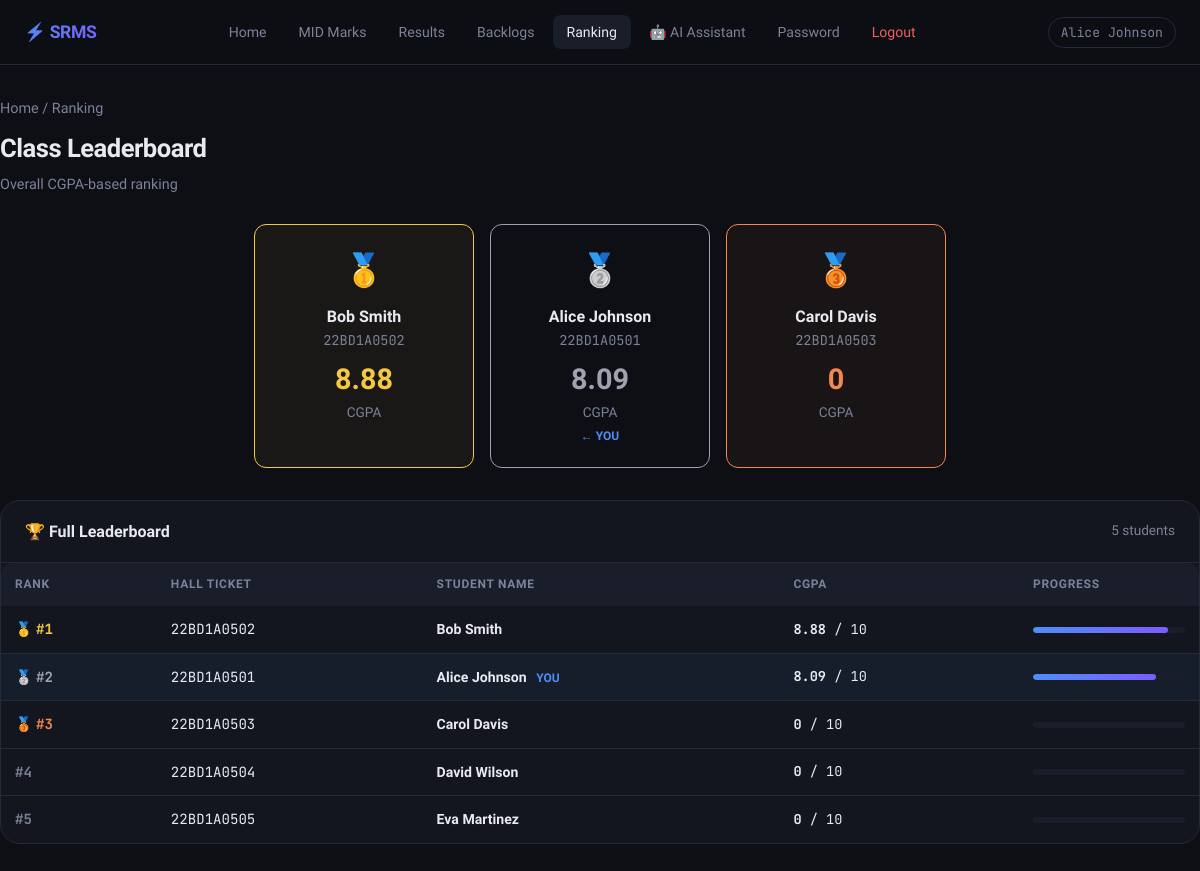
The app's page /student/ranking (signed in) with its own data.
### tables this page shows
CREATE TABLE students (
            hallticket  TEXT PRIMARY KEY,
            name        TEXT NOT NULL,
            password    TEXT NOT NULL
        );

CREATE TABLE semester_results (
            id             INTEGER PRIMARY KEY AUTOINCREMENT,
            student_id     TEXT,
            subject_code   TEXT,
            subject_name   TEXT,
            credits        INTEGER DEFAULT 3,
            internal_marks REAL    DEFAULT 0,
            external_marks REAL    DEFAULT 0,
            total_marks    REAL    DEFAULT 0,
            grade          TEXT,
            grade_point    REAL    DEFAULT 0,
            year           INTEGER,
            semester       INTEGER,
            exam_date      TEXT,
            UNIQUE(student_id, subject_code, year, semester)
        );

### app.py (the view)
@app.route('/student/ranking')
@student_required
def student_ranking():
    con = get_db(); cur = con.cursor()
    rows = _all(cur, """
        SELECT s.hallticket, s.name, sr.grade_point, sr.credits
        FROM   students s
        LEFT JOIN semester_results sr ON s.hallticket=sr.student_id
    """)
    con.close()
    gpa_map = {}
    for r in rows:
        ht = r['hallticket']
        gpa_map.setdefault(ht, {'name': r['name'], 'gp_sum': 0.0, 'cr_sum': 0})
        if r['grade_point'] and r['credits']:
            gpa_map[ht]['gp_sum'] += r['grade_point'] * r['credits']
            gpa_map[ht]['cr_sum'] += r['credits']
    leaderboard = []
    for ht, d in gpa_map.items():
        cgpa = round(d['gp_sum']/d['cr_sum'], 2) if d['cr_sum'] else 0
        leaderboard.append({'hallticket': ht, 'name': d['name'], 'cgpa': cgpa})
    leaderboard.sort(key=lambda x: x['cgpa'], reverse=True)
    for i, r in enumerate(leaderboard):
        r['rank'] = i + 1
    return render_template('student_ranking.html',
        leaderboard=leaderboard, my_ht=session['hallticket'])

### app.py (called while the page is built)
def get_db():
    con = sqlite3.connect(DB_PATH)
    con.row_factory = sqlite3.Row   # rows behave like dicts
    con.execute("PRAGMA foreign_keys = ON")
    return con

def _all(cur, sql, params=()):
    return [dict(r) for r in cur.execute(sql, params).fetchall()]

def student_required(f):
    @wraps(f)
    def d(*a, **kw):
        if session.get('role') != 'student': return redirect(url_for('student_login'))
        return f(*a, **kw)
    return d

### templates/student_ranking.html (shortened to what this page needs)
{% extends 'base.html' %}
{% block nav_links %}
  <a href="{{ url_for('student_dashboard') }}">Home</a>
  <a href="{{ url_for('student_mid_marks') }}">MID Marks</a>
  <a href="{{ url_for('student_results') }}">Results</a>
  <a href="{{ url_for('student_backlogs') }}">Backlogs</a>
  <a href="{{ url_for('student_ranking') }}" class="active">Ranking</a>
  <a href="{{ url_for('backlog_assistant') }}">🤖 AI Assistant</a>
  <a href="{{ url_for('student_change_password') }}">Password</a>
  <a href="{{ url_for('logout') }}" class="logout">Logout</a>
{% endblock %}
{% block content %}
<div class="container page-wrap">
  <div class="page-header">
    <p class="breadcrumb"><a href="{{ url_for('student_dashboard') }}">Home</a> / Ranking</p>
    <h1>Class Leaderboard</h1>
    <p>Overall CGPA-based ranking</p>
  </div>
  {% if leaderboard %}
  <div style="display:flex;justify-content:center;gap:16px;margin-bottom:32px;flex-wrap:wrap;">
    {% for r in leaderboard[:3] %}
    <div class="stat-card text-center" style="flex:1;min-width:160px;max-width:220px;
      {% if r.rank == 1 %}border-color:var(--yellow);background:rgba(245,200,66,.05){% elif r.rank == 2 %}border-color:#a0a0b0;background:rgba(160,160,176,.05){% else %}border-color:var(--orange);background:rgba(245,136,74,.05){% endif %}
      {% if r.hallticket == my_ht %}box-shadow:0 0 0 2px var(--accent){% endif %}">
      <div style="font-size:2rem;margin-bottom:8px;">
        {% if r.rank == 1 %}🥇{% elif r.rank == 2 %}🥈{% else %}🥉{% endif %}
      </div>
      <div style="font-weight:800;font-size:1rem;">{{ r.name }}</div>
      <div class="text-mono text-muted text-sm">{{ r.hallticket }}</div>
      <div style="font-size:1.8rem;font-weight:800;color:{% if r.rank==1 %}var(--yellow){% elif r.rank==2 %}#a0a0b0{% else %}var(--orange){% endif %};margin-top:4px;">
        {{ r.cgpa }}
      </div>
      <div class="text-muted text-sm">CGPA</div>
      {% if r.hallticket == my_ht %}<div style="font-size:.75rem;color:var(--accent);font-weight:700;margin-top:4px;">← YOU</div>{% endif %}
    </div>
    {% endfor %}
  </div>
  <div class="card">
    <div class="card-header">
      <h3>🏆 Full Leaderboard</h3>
      <span class="text-muted text-sm">{{ leaderboard|length }} students</span>
    </div>
    <div class="table-wrap">
      <table>
        <thead>
          <tr><th>Rank</th><th>Hall Ticket</th><th>Student Name</th><th>CGPA</th><th>Progress</th></tr>
        </thead>
        <tbody>
          {% for r in leaderboard %}
          <tr class="{% if r.hallticket == my_ht %}my-row{% endif %} {% if r.rank <= 3 %}rank-{{ r.rank }}{% endif %}">
            <td>
              <span style="font-family:'JetBrains Mono',monospace;font-weight:700;
                color:{% if r.rank==1 %}var(--yellow){% elif r.rank==2 %}#a0a0b0{% elif r.rank==3 %}var(--orange){% else %}var(--muted){% endif %}">
                #{{ r.rank }}
              </span>
            </td>
            <td class="text-mono">{{ r.hallticket }}</td>
            <td>
              <strong>{{ r.name }}</strong>
              {% if r.hallticket == my_ht %}<span style="color:var(--accent);font-size:.75rem;margin-left:6px;font-weight:700;">YOU</span>{% endif %}
            </td>
            <td class="td-num"><strong>{{ r.cgpa }}</strong> / 10</td>
            <td style="width:180px">
              <div class="progress-bar">
                <div class="progress-fill" style="width:{{ (r.cgpa / 10 * 100)|round }}%"></div>
              </div>
            </td>
          </tr>
          {% endfor %}
        </tbody>
      </table>
    </div>
  </div>
  {% else %}
  <div class="empty-state">
    <span class="empty-icon">🏆</span>
    <p>No ranking data available yet.</p>
  </div>
  {% endif %}
</div>
{% endblock %}

### templates/base.html (shortened to what this page needs)
<!DOCTYPE html>
<html lang="en">
<head>
  <link rel="stylesheet" href="{{ url_for('static', filename='css/style.css') }}"/>
</head>
<body>
{% block navbar %}
<nav class="navbar">
  <div class="nav-inner">
    <a class="nav-brand" href="/">⚡ SRMS</a>
    <div class="nav-links">
      {% block nav_links %}{% endblock %}
    </div>
    {% if session.get('user') %}
    <span class="nav-user">{{ session['user'] }}</span>
    {% endif %}
  </div>
</nav>
{% endblock %}
{% block content %}{% endblock %}
</body>
</html>

### static/css/style.css (style rules this page uses)
:root { --bg: #0d0f14; --bg2: #13161e; --bg3: #1a1e2a; --border: #252a38; --border2: #2f3648; --text: #e8eaf0; --muted: #7b829a; --accent: #4f8ef7; --accent2: #7c5cfc; --green: #3ecf8e; --red: #f06060; --yellow: #f5c842; --orange: #f5884a; --radius: 12px; --radius-lg: 20px; --shadow: 0 4px 24px rgba(0,0,0,.5); --transition: .18s cubic-bezier(.4,0,.2,1); }
*, *::before, *::after { box-sizing: border-box; margin: 0; padding: 0; }
html { scroll-behavior: smooth; }
body { font-family: 'Sora', sans-serif; background: var(--bg); color: var(--text); min-height: 100vh; line-height: 1.6; font-size: 15px; }
a { color: var(--accent); text-decoration: none; }
.container { max-width: 1200px; margin: 0 auto; padding: 0 24px; }
.page-wrap { padding: 32px 0 64px; }
.navbar { background: rgba(13,15,20,.92); backdrop-filter: blur(20px); border-bottom: 1px solid var(--border); position: sticky; top: 0; z-index: 100; padding: 0 24px; }
.nav-inner { max-width: 1200px; margin: 0 auto; display: flex; align-items: center; justify-content: space-between; height: 64px; gap: 24px; }
.nav-brand { font-weight: 800; font-size: 1.1rem; background: linear-gradient(135deg, var(--accent), var(--accent2)); -webkit-background-clip: text; -webkit-text-fill-color: transparent; letter-spacing: -.02em; white-space: nowrap; }
.nav-links { display: flex; align-items: center; gap: 4px; flex-wrap: wrap; }
.nav-links a { color: var(--muted); font-size: .88rem; font-weight: 500; padding: 6px 14px; border-radius: 8px; transition: all var(--transition); }
.nav-links a:hover, .nav-links a.active { color: var(--text); background: var(--bg3); }
.nav-links a.logout { color: var(--red); }
.nav-user { font-size: .82rem; color: var(--muted); font-family: 'JetBrains Mono', monospace; padding: 4px 12px; border: 1px solid var(--border); border-radius: 20px; white-space: nowrap; }
.stat-card { background: var(--bg2); border: 1px solid var(--border); border-radius: var(--radius); padding: 20px 24px; transition: all var(--transition); }
.card { background: var(--bg2); border: 1px solid var(--border); border-radius: var(--radius-lg); overflow: hidden; margin-bottom: 24px; }
.card-header { padding: 18px 24px; border-bottom: 1px solid var(--border); display: flex; align-items: center; justify-content: space-between; gap: 12px; }
.card-header h3 { font-size: 1rem; font-weight: 700; }
.table-wrap { overflow-x: auto; border-radius: var(--radius); }
table { width: 100%; border-collapse: collapse; font-size: .88rem; }
thead tr { background: var(--bg3); }
thead th { padding: 12px 14px; text-align: left; font-size: .75rem; text-transform: uppercase; letter-spacing: .06em; color: var(--muted); font-weight: 700; white-space: nowrap; }
tbody tr { border-bottom: 1px solid var(--border); transition: background var(--transition); }
tbody tr:last-child { border-bottom: none; }
tbody td { padding: 12px 14px; }
.td-num { font-family: 'JetBrains Mono', monospace; font-size: .85rem; }
.page-header { margin-bottom: 28px; }
.page-header h1 { font-size: 1.6rem; font-weight: 800; letter-spacing: -.02em; margin-bottom: 4px; }
.page-header p { color: var(--muted); font-size: .9rem; }
.breadcrumb { font-size: .8rem; color: var(--muted); margin-bottom: 8px; }
.breadcrumb a { color: var(--muted); }
.rank-1 td:first-child::before { content: '🥇 '; }
.rank-2 td:first-child::before { content: '🥈 '; }
.rank-3 td:first-child::before { content: '🥉 '; }
.my-row { background: rgba(79,142,247,.06) !important; }
.progress-bar { height: 6px; background: var(--bg3); border-radius: 4px; overflow: hidden; }
.progress-fill { height: 100%; border-radius: 4px; background: linear-gradient(90deg, var(--accent), var(--accent2)); transition: width .6s ease; }
.text-muted { color: var(--muted); }
.text-sm { font-size: .85rem; }
.text-mono { font-family: 'JetBrains Mono', monospace; }
.text-center { text-align: center; }

### records on screen
students: user "Alice Johnson"
semester_results: name "Bob Smith", hallticket "22BD1A0502", cgpa "8.88", rank "1", {{ (r.cgpa / 10 * 100)|round }} 89.0 (drawn)
semester_results: name "Alice Johnson", hallticket "22BD1A0501", cgpa "8.09", shows "← YOU", rank "2", {{ (r.cgpa / 10 * 100)|round }} 81.0 (drawn)
students: name "Carol Davis", hallticket "22BD1A0503", cgpa "0", rank "3"
students: rank "4", hallticket "22BD1A0504", name "David Wilson", cgpa "0"
students: rank "5", hallticket "22BD1A0505", name "Eva Martinez", cgpa "0"

### other values on screen
{{ leaderboard|length }} "5"
